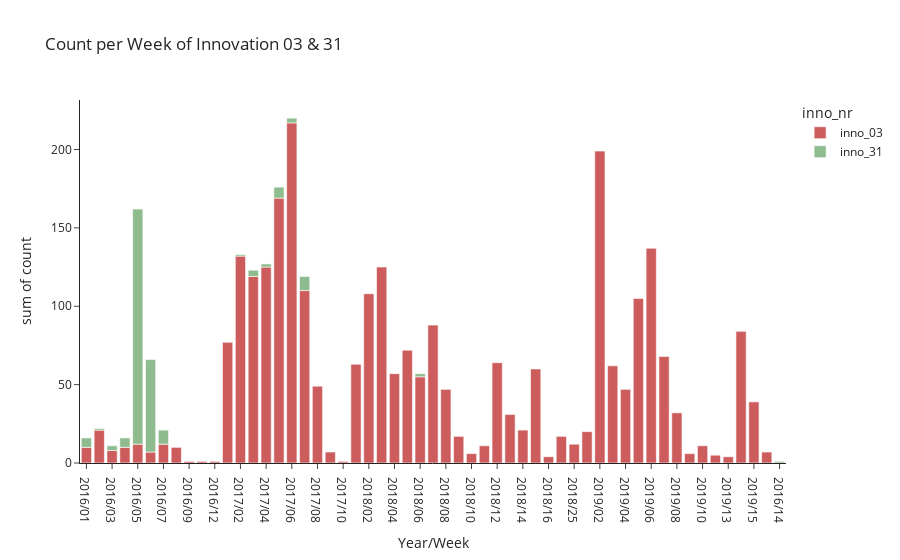

The notebook cell saved with this chart:
### Code cell
fig = px.histogram(supercount, x="Year/Week", y="count", template="simple_white", title="Count per Week of Innovation 03 & 31", color = "inno_nr", color_discrete_sequence=['indianred', 'darkseagreen'])
fig.show()

### Figure 1 — Plotly figure (JSON) as saved in the notebook; plotly's stock layout.template omitted (floating-point values rounded to 4 significant figures; data arrays with more than 128 entries replaced by an {"elided": "..."} marker saying what was removed)
{"data": [{"alignmentgroup": "True", "bingroup": "x", "histfunc": "sum", "hovertemplate": "inno_nr=inno_03<br>Year/Week=%{x}<br>sum of count=%{y}<extra></extra>", "legendgroup": "inno_03", "marker": {"color": "indianred", "pattern": {"shape": ""}}, "name": "inno_03", "offsetgroup": "inno_03", "orientation": "v", "showlegend": true, "type": "histogram", "x": {"elided": "601 str values"}, "xaxis": "x", "y": {"elided": "601 int values"}, "yaxis": "y"}, {"alignmentgroup": "True", "bingroup": "x", "histfunc": "sum", "hovertemplate": "inno_nr=inno_31<br>Year/Week=%{x}<br>sum of count=%{y}<extra></extra>", "legendgroup": "inno_31", "marker": {"color": "darkseagreen", "pattern": {"shape": ""}}, "name": "inno_31", "offsetgroup": "inno_31", "orientation": "v", "showlegend": true, "type": "histogram", "x": ["2016/01", "2016/02", "2016/03", "2016/04", "2016/04", "2016/04", "2016/05", "2016/05", "2016/05", "2016/05", "2016/05", "2016/05", "2016/05", "2016/05", "2016/05", "2016/05", "2016/05", "2016/05", "2016/05", "2016/05", "2016/05", "2016/05", "2016/05", "2016/05", "2016/05", "2016/05", "2016/05", "2016/05", "2016/06", "2016/06", "2016/06", "2016/06", "2016/06", "2016/06", "2016/06", "2016/06", "2016/06", "2016/06", "2016/06", "2016/07", "2016/07", "2016/07", "2016/07", "2016/14", "2017/02", "2017/03", "2017/03", "2017/04", "2017/05", "2017/06", "2017/06", "2017/06", "2017/07", "2017/07", "2018/06", "2018/06"], "xaxis": "x", "y": [6, 1, 3, 4, 1, 1, 2, 2, 2, 1, 105, 5, 2, 1, 1, 6, 1, 11, 1, 1, 1, 1, 1, 2, 1, 1, 1, 1, 47, 1, 1, 1, 1, 1, 3, 1, 1, 1, 1, 1, 6, 1, 1, 1, 1, 1, 3, 2, 7, 1, 1, 1, 8, 1, 1, 1], "yaxis": "y"}], "layout": {"barmode": "relative", "legend": {"title": {"text": "inno_nr"}, "tracegroupgap": 0}, "title": {"text": "Count per Week of Innovation 03 & 31"}, "xaxis": {"anchor": "y", "domain": [0, 1], "title": {"text": "Year/Week"}}, "yaxis": {"anchor": "x", "domain": [0, 1], "title": {"text": "sum of count"}}}}
